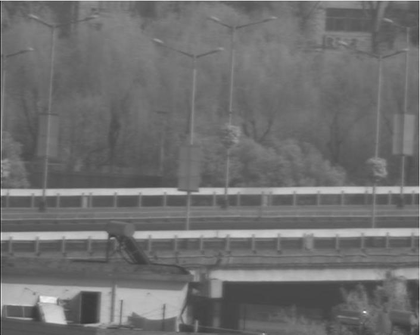
%> input picture 湍流/湍流谱下的图像增强/19.bmp, 420 x 335 px, shrunk from 705 x 562 before the run
$ octave deblur.m   (GNU Octave 9; MATLAB toolbox functions it lacks are replaced by stand-ins)
%> lines starting %> are read from the running program, lines starting %| are printed output that depends on the picture
clear all;close all;
Image_Input=imread('19.bmp');
%> Image_Input is the input picture: size 335x420x3 uint8; min 37, max 243, mean 111.3
dims=ndims(Image_Input);                     %获取矩阵的维数
%> dims = 3
if dims==3
   Image_Gray=rgb2gray(Image_Input);
elseif dims~=2
    return;
end
[h,w]=size(Image_Gray);
%> h = 335; w = 420
xr=8;
xl=8;
yt=8;
yb=8;
width=w-xr-xl;
%> width = 404
height=h-yt-yb;
%> height = 319
Image_Cut=imcrop(Image_Gray,[xr,yt,width-1,height-1]);   %  切除黑边
figure(1);
imshow(Image_Cut,[]);
[Row,Column]=size(Image_Cut);
%> Row = 319; Column = 404
Image_fft=fftshift(fft2(Image_Cut));    %傅里叶变换,平移
Image_abs=abs(Image_fft);    %求频谱
Image_norm=Image_abs/max(max(Image_abs));     %频谱归一化
Image_ln=log10(Image_norm);     %对数缩放处理
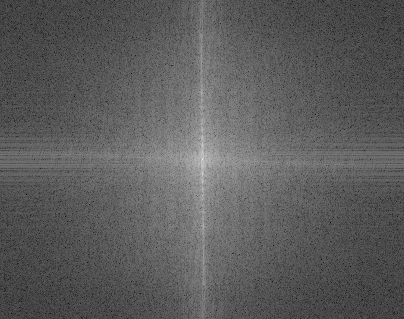
%> Image_ln: size 319x404 double; min -7.05, max 0, mean -4.49; drawn with min black and max white
%%%%%%%%%%%%%%%%%%%%%%%%%%%%%%%%%%%%%%%%%%%%%%%%%%%%%%%%%%%%%%%%%%%%%%%%%%
% [23 lines of commented-out code are left out]
if rem(Row,2)~=0         %获取水平中心处平频谱
    Image_array=Image_ln((Row+1)/2,1:end);
%> Image_array = 404 values, max 0 at index 203, min -5.95 at index 371, mean -3.82
else
    Image_array=(Image_ln(Row/2,1:end)+Image_ln(Row/2+1,1:end))/2;
end
if rem(Column,2)==0                            %使用中心零点对称坐标显示
    Data_X=-Column/2:Column/2-1;
%> Data_X = 404 values from -202 to 201
else
    Data_X=-(Column-1)/2:(Column-1)/2;
end
figure(2);
plot(Data_X,Image_array);
xlabel('离散频率')
ylabel('傅里叶频率归一化后取自然对数');
%> figure, not shown here; curve peaks at x = 0, y = 0
if rem(Column,2)==0
    Data_Y=Image_array(Column/2+1:end);
%> Data_Y = 202 values, max 0 at index 1, min -5.95 at index 169, mean -3.81
else
    Data_Y=Image_array((Column+1)/2:end);
end
figure(3);
semilogx(Data_Y,'b:*');
xlabel('离散频率的自然对数');
ylabel('傅里叶频率归一化后取自然对数');
hold on;
if rem(Column,2)==0
    k=1:Column/2;
%> k = 202 values from 1 to 202
else
    k=1:(Column+1)/2;
end
p=polyfit(log10(k),Data_Y,1);
%> p = [-1.65 -0.714]
line=polyval(p,log10(k));
%> line = 202 values, max -0.714 at index 1, min -4.51 at index 202, mean -3.81
semilogx(line,'r:*');
%> figure, not shown here; curve peaks at x = 1, y = 0; curve peaks at x = 1, y = -0.714
hold off;
%%%%%%%%%%%%%%%%%%%%%%%%%%%%%%%%%%%%%%%%%%%%%%%%%%%%%%%%%%%%%%%%%%%%%
% 直接将双对数坐标下的拟合直线斜率设为1  重建清晰图像的频谱  并计算参数
slope=-1;      % 给定双对数最佳拟合曲线的斜率，为大量统计得到的经验值
focal_point=7;  % 表示清晰图像频谱与退化图像频谱在双对数坐标系的下焦点力原点的距离
% 假设清晰图像频谱在双对数坐标系下的直线方程为 Y=aX+b,a是斜率，b是截距（待求解）
% Y=ln(G(0,focal_point)),X=ln(foacl_point),b=Y-aX
a=slope;
if rem(Column,2)==0
    x_length=Column/2;
%> x_length = 202
    Y=Image_array(Column/2+focal_point);
%> Y = -2.37
    NewSpectrumHalf=zeros(1,Column/2);
else x_length=(Column-1)/2;
     Y=Image_array((Column+1)/2+focal_point);
     NewSpectrumHalf=zeros(1,(Column-1)/2);
end
X=log10(focal_point);
b=Y-slope*X;
%> b = -1.53
for i=1:x_length
    x_temp=log10(i);
    if i<focal_point
        if rem(Column,2)==0
            NewSpectrumHalf(i)=Image_array(Column/2+i);
        else NewSpectrumHalf(i)=Image_array((Column+1)/2+i);
        end
    else
        NewSpectrumHalf(i)=a*x_temp+b;
    end
end
%> after the loop, NewSpectrumHalf = 202 values, max 0 at index 1, min -3.83 at index 202, mean -3.4
New_spectrum_1=zeros(1,Column);
for i=1:Column
    if rem(Column,2)==0
        if i<=Column/2
            New_spectrum_1(i)=NewSpectrumHalf(1+Column/2-i);
        else
            New_spectrum_1(i)=NewSpectrumHalf(i-Column/2);
        end
    else
        if i<(Column+1)/2
            New_spectrum_1(i)=NewSpectrumHalf((1+Column)/2-i);
        elseif i==(Column+1)/2
            New_spectrum_1(i)=Image_array(i);
        else
            New_spectrum_1(i)=NewSpectrumHalf(i-(Column+1)/2);
        end
    end
end
%> after the loop, New_spectrum_1 = 404 values, max 0 at index 202, min -3.83 at index 1, mean -3.4
figure(4);
plot(Data_X,Image_array);
hold on;
plot(Data_X,New_spectrum_1,'r:*');
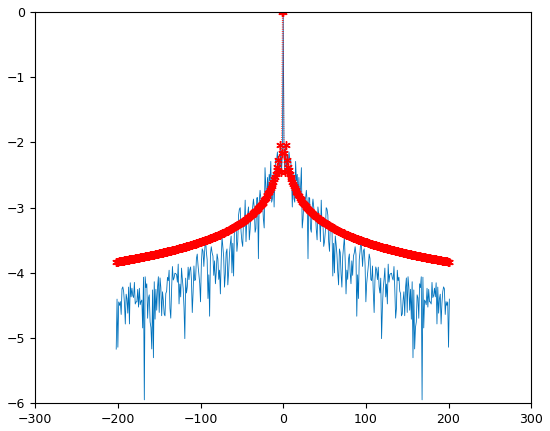
%> figure redrawn from the program's plot data; curve peaks at x = 0, y = 0; curve peaks at x = -1, y = 0
hold off;
Dvalue_1=Image_array-New_spectrum_1;
%> Dvalue_1 = 404 values, max 0.501 at index 225, min -2.2 at index 35, mean -0.421
figure(5);
plot(Data_X,Dvalue_1);
xlabel('离散频率');
ylabel('含参数的代数式');
%> figure, not shown here; curve peaks at x = 22, y = 0.501
scale=100;
Data_X_stract=[fix(Column/2)-scale:fix(Column/2)+scale]-fix(Column/2);
%> Data_X_stract = 201 values from -100 to 100
Dvalue_stract_1=Dvalue_1(Data_X_stract+fix(Column/2));
%> Dvalue_stract_1 = 201 values, max 0.501 at index 124, min -2.16 at index 101, mean -0.193
figure(6);
plot(Data_X_stract,Dvalue_stract_1);
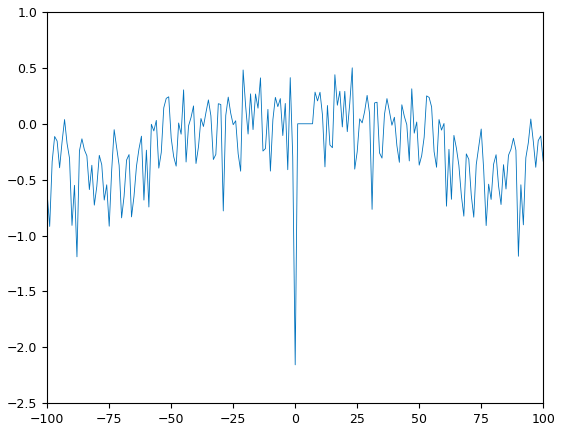
%> figure redrawn from the program's plot data; curve peaks at x = 23, y = 0.501
%%%%%%%%%%%%%%%%%%%%%%%%%%%%%%%%%%%%%%%%%%%%%%%%%%%%%%%%%%%%%%%%%%%%%%%
% 用直线重建清晰图像的频谱y=ax+b  并计算参数
Number1=10;
Number2=20;
Number3=5;                                                   % Number3用于修正直线的斜率
y1temp=Image_array(fix(Column/2)-Number1:fix(Column/2));
%> y1temp = [-2.99 -2.49 -2.24 -2.28 -2.15 -2.37 -2.27 -2.45 -2.04 -2.45 -2.16]
y_1=sum(y1temp)/(Number1+1);                                 % 注意这里的数据个数不要搞错了，是Number1+1个
%> y_1 = -2.35
x1=fix(Column/2)-Number3;
x11=fix(Column/2)+1+Number3;
y2temp=Image_array(1:Number2);
%> y2temp = 20 values, max -4.15 at index 18, min -5.17 at index 1, mean -4.49
y_2=sum(y2temp)/Number2+0.6;                                 % 若采用单张图像进行估计需要将末端整体上台一个1   因为退化前后末端的频谱不可能还是一样。
%> y_2 = -3.89
x2=1;
x22=Column;
coeff_a=(y_1-y_2)/(x1-x2);                     % 对称轴左边
%> coeff_a = 0.00786
coeff_b=((y_1+y_2)-coeff_a*(x1+x2))/2;
%> coeff_b = -3.9
coeff_c=(y_1-y_2)/(x11-x22);                   % 对称轴右边
%> coeff_c = -0.00786
coeff_d=((y_1+y_2)-coeff_a*(x11+x22))/2;
%> coeff_d = -5.53
for i=1:Column
    if i<=x1
         New_spectrum_2(i)=coeff_a*i+coeff_b;
    elseif i>x1 && i<x11
         New_spectrum_2(i)=Image_array(i);
    elseif i>=x11
         New_spectrum_2(i)=coeff_a*(Column-i)+coeff_b;
    end
end
%> after the loop, New_spectrum_2 = 404 values, max 0 at index 203, min -3.9 at index 404, mean -3.1
figure(7);
plot(Data_X,Image_array);
hold on;
plot(Data_X,New_spectrum_2,'r*');
xlabel('离散频率');
ylabel('图像频谱归一化的自然对数');
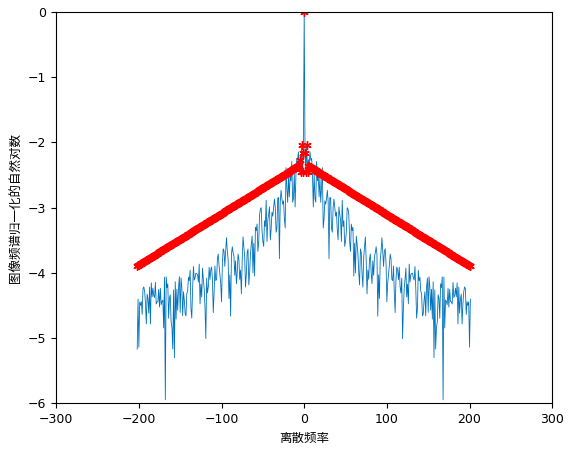
%> figure redrawn from the program's plot data; curve peaks at x = 0, y = 0
hold off
Dvalue_2=Image_array-New_spectrum_2;
%> Dvalue_2 = 404 values, max 0.23 at index 210, min -2.32 at index 35, mean -0.723
figure(8);
plot(Data_X,Dvalue_2);
xlabel('离散频率');
ylabel('含参数的代数式');
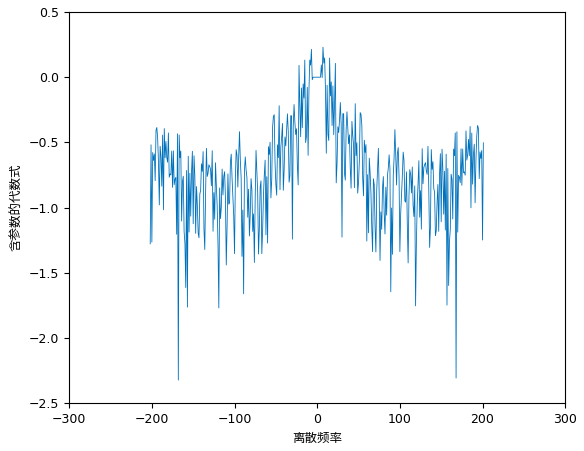
%> figure redrawn from the program's plot data; curve peaks at x = 7, y = 0.23
Dvalue_stract_2=Dvalue_2(Data_X_stract+fix(Column/2));
%> Dvalue_stract_2 = 201 values, max 0.23 at index 109, min -1.66 at index 13, mean -0.6
figure(9);
plot(Data_X_stract,Dvalue_stract_2);
%> figure, not shown here; curve peaks at x = 8, y = 0.23
%%%%%%%%%%%%%%%%%%%%%%%%%%%%%%%
% alpha=0.001;
alpha=0.0008195 ;
belta=5/6;
Image_deblur=ones(Row,Column);
if rem(Row,2)==0
    for u=-Row/2:Row/2-1
        if rem(Column,2)==0
            for v=-Column/2:Column/2-1
                H_Estimate(u+Row/2+1,v+Column/2+1)=exp(-alpha*(u^2+v^2)^belta);
            end
        else
            for v=-(Column-1)/2:(Column-1)/2
                H_Estimate(u+Row/2+1,v+(Column-1)/2+1)=exp(-alpha*(u^2+v^2)^belta);
            end
        end
    end
else
    for u=-(Row-1)/2:(Row-1)/2
        if rem(Column,2)==0
            for v=-Column/2:Column/2-1
                H_Estimate(u+(Row-1)/2+1,v+Column/2+1)=exp(-alpha*(u^2+v^2)^belta);
            end
        else
            for v=-(Column-1)/2:(Column-1)/2
                H_Estimate(u+(Row-1)/2+1,v+(Column-1)/2+1)=exp(-alpha*(u^2+v^2)^belta);
            end
        end
    end
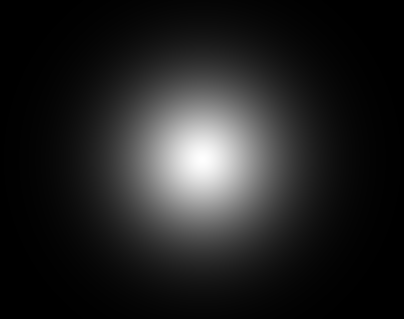
%> H_Estimate: size 319x404 double; min 0.0002, max 1, mean 0.134
end
% [7 lines of commented-out code are left out]
%%%%%%%%%%%%%%%%%%%%%%%%%%%%%%%%%%%%%%%%%%%%%%%%%%%%%%%%%%%%%%%%%
h_estimate=real(ifft2(ifftshift(H_Estimate))); % 转化到空域上来
result=deconvwnr(Image_Cut,h_estimate,0.001);
result=ifftshift(result); % 对图像进行1、3象限对调，2、4象限对调
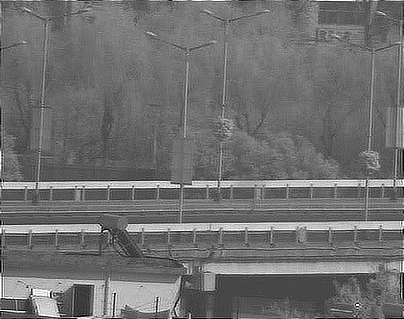
%> result: size 319x404 uint8; min 0, max 255, mean 111.3; mean of the top-left, top-right, bottom-left and bottom-right quarters 107.9, 111.4, 114.9, 111.1
figure(10);
imshow(result,[]);
title('维纳滤波复原图像');
